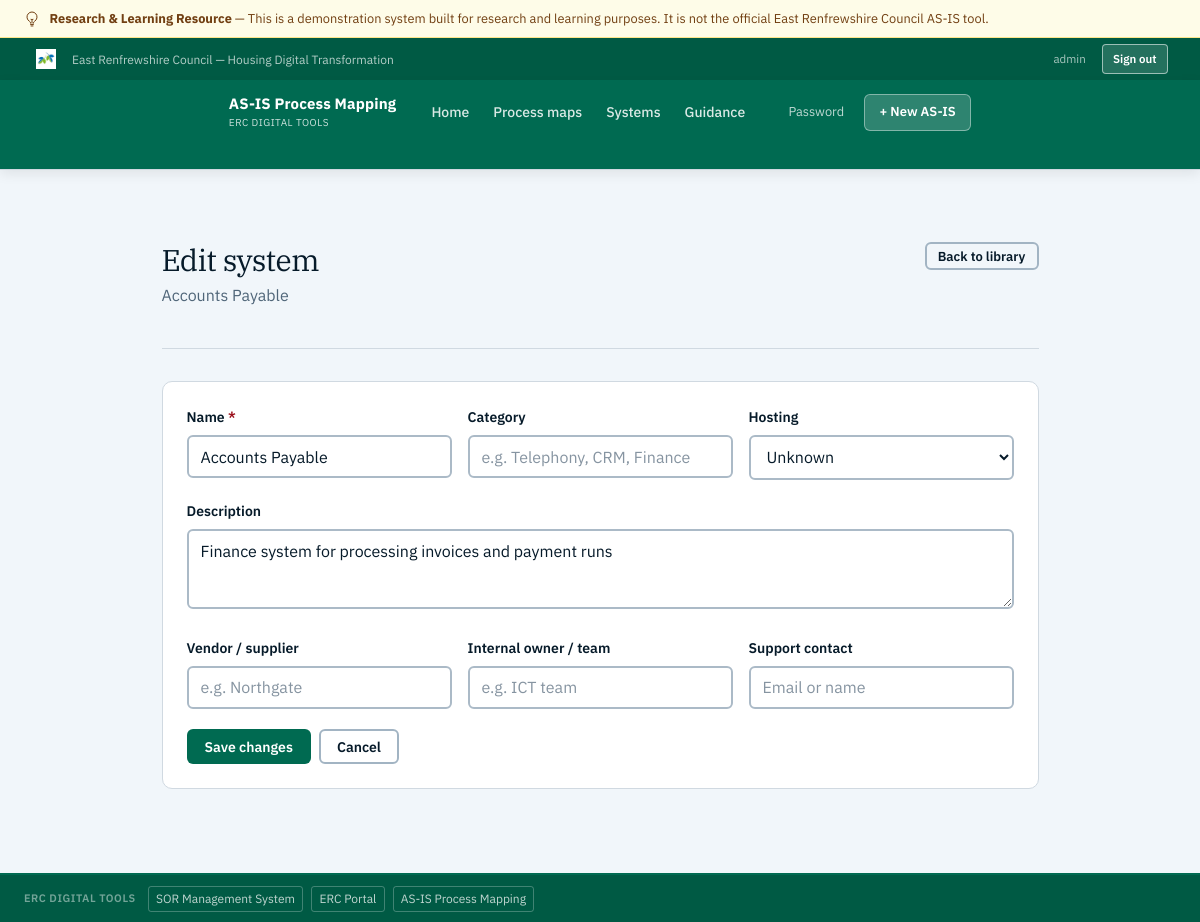
The page /system-edit.php?id=6 (signed in) on the database its author committed.
### tables this page shows
CREATE TABLE IF NOT EXISTS systems (
    id INT UNSIGNED AUTO_INCREMENT PRIMARY KEY,
    name VARCHAR(255) NOT NULL,
    description TEXT NULL,
    category VARCHAR(100) NULL,
    hosting ENUM('saas','cloud','on-premise','hybrid','unknown') NOT NULL DEFAULT 'unknown',
    vendor VARCHAR(255) NULL,
    owner VARCHAR(255) NULL,
    contact VARCHAR(255) NULL,
    created_at TIMESTAMP NOT NULL DEFAULT CURRENT_TIMESTAMP,
    UNIQUE KEY uniq_system_name (name)
);

### public/system-edit.php (the view, shortened to what this page needs)
<?php
$pdo      = db();
$systemId = (int) ($_GET['id'] ?? $_POST['id'] ?? 0);
$system   = $systemId > 0 ? fetch_system($pdo, $systemId) : null;
$name        = $system['name'];
$description = (string) ($system['description'] ?? '');
$category    = (string) ($system['category']    ?? '');
$hosting     = (string) ($system['hosting']     ?? 'unknown');
$vendor      = (string) ($system['vendor']      ?? '');
$owner       = (string) ($system['owner']       ?? '');
$contact     = (string) ($system['contact']     ?? '');
?>
<header>
    <div>
        <h1>Edit system</h1>
        <p><?= h($system['name']) ?></p>
    </div>
    <a class="btn btn-secondary btn-sm" href="/systems.php">Back to library</a>
</header>
<div class="card">
    <form method="post" class="form-grid">
        <div style="display:grid;grid-template-columns:1fr 1fr 1fr;gap:1rem;">
            <div>
                <label for="name">Name <span style="color:var(--danger);">*</span></label>
                <input type="text" id="name" name="name" value="<?= h($name) ?>" required>
            </div>
            <div>
                <label for="category">Category</label>
                <input type="text" id="category" name="category" value="<?= h($category) ?>"
                       placeholder="e.g. Telephony, CRM, Finance" list="cat-list">
            </div>
            <div>
                <label for="hosting">Hosting</label>
                <select id="hosting" name="hosting">
                    <?php foreach (['unknown','saas','cloud','on-premise','hybrid'] as $h): ?>
                        <option value="<?= $h ?>" <?= $hosting === $h ? 'selected' : '' ?>>
                            <?= hosting_label($h) ?><?= $h === 'saas' ? ' (vendor-managed cloud)' : '' ?><?= $h === 'cloud' ? ' (self-managed)' : '' ?>
                        </option>
                    <?php endforeach; ?>
                </select>
            </div>
        </div>
        <div>
            <label for="description">Description</label>
            <textarea id="description" name="description" style="min-height:80px;"><?= h($description) ?></textarea>
        </div>
        <div style="display:grid;grid-template-columns:1fr 1fr 1fr;gap:1rem;">
            <div>
                <label for="vendor">Vendor / supplier</label>
                <input type="text" id="vendor" name="vendor" value="<?= h($vendor) ?>" placeholder="e.g. Northgate">
            </div>
            <div>
                <label for="owner">Internal owner / team</label>
                <input type="text" id="owner" name="owner" value="<?= h($owner) ?>" placeholder="e.g. ICT team">
            </div>
            <div>
                <label for="contact">Support contact</label>
                <input type="text" id="contact" name="contact" value="<?= h($contact) ?>"
                       placeholder="Email or name">
            </div>
        </div>
        <div class="actions">
            <button class="btn" type="submit">Save changes</button>
            <a class="btn btn-secondary" href="/systems.php">Cancel</a>
        </div>
    </form>
</div>

### includes/helpers.php (style rules this page uses)
:root { --bg: oklch(97% 0.008 245); --surface: oklch(100% 0 0); --text: oklch(21% 0.04 245); --muted: oklch(50% 0.04 245); --accent: #006A51; --accent-dk: #005a44; --border: oklch(88% 0.015 245); --nav-bg: #005a44; --nav-text: oklch(95% 0.01 245); --success: oklch(42% 0.14 155); --warning: oklch(65% 0.15 68); --danger: oklch(44% 0.17 25); --f-sans: 'IBM Plex Sans', sans-serif; --f-serif: 'IBM Plex Serif', serif; --r: 6px; --r-lg: 10px; }
*, *::before, *::after { box-sizing: border-box; }
body { margin: 0; font-family: var(--f-sans); font-size: 1rem; line-height: 1.6; background: var(--bg); color: var(--text); -webkit-font-smoothing: antialiased; display: flex; flex-direction: column; min-height: 100vh; }
h1 { font-family: var(--f-serif); font-weight: 400; font-size: clamp(1.4rem, 2.5vw, 1.875rem); line-height: 1.2; letter-spacing: -0.02em; color: var(--text); margin: 0 0 0.3rem; }
p { margin: 0 0 1rem; color: var(--muted); line-height: 1.6; }
a { color: var(--accent); text-decoration: underline; text-underline-offset: 2px; }
header { display: flex; justify-content: space-between; align-items: flex-start; gap: 1.5rem; margin-bottom: 2rem; padding-bottom: 1.5rem; border-bottom: 1px solid var(--border); }
.actions { display: flex; flex-wrap: wrap; gap: 0.5rem; align-items: center; flex-shrink: 0; }
.btn { display: inline-flex; align-items: center; justify-content: center; gap: 0.35rem; font-family: var(--f-sans); font-weight: 600; font-size: 0.875rem; padding: 0.55rem 1rem; border-radius: var(--r); border: 2px solid transparent; cursor: pointer; text-decoration: none; transition: background 120ms, border-color 120ms, color 120ms; white-space: nowrap; background: var(--accent); color: white; line-height: 1; }
.btn-secondary { background: transparent; border-color: oklch(76% 0.03 245); color: var(--text); }
.btn-sm { font-size: 0.8125rem; padding: 0.35rem 0.7rem; }
.card { background: var(--surface); border: 1px solid var(--border); border-radius: var(--r-lg); padding: 1.5rem; margin-bottom: 1.25rem; }
.form-grid { display: grid; gap: 1.25rem; }
label { display: block; font-weight: 600; font-size: 0.875rem; margin-bottom: 0.4rem; color: var(--text); }
input[type="text"], input[type="password"], input[type="email"], input[type="number"], input[type="date"], textarea, select { font-family: var(--f-sans); font-size: 1rem; width: 100%; padding: 0.6rem 0.75rem; border: 2px solid oklch(78% 0.025 245); border-radius: var(--r); background: var(--surface); color: var(--text); transition: border-color 120ms, box-shadow 120ms; appearance: auto; }
input::placeholder, textarea::placeholder { color: oklch(66% 0.025 245); }
textarea { min-height: 110px; resize: vertical; }

### rows shown on the page
systems: name "Accounts Payable", description "Finance system for processing invoices and payment runs"

### other values the page prints
$_SESSION['admin_user'] "admin"
form field hosting "Unknown"
